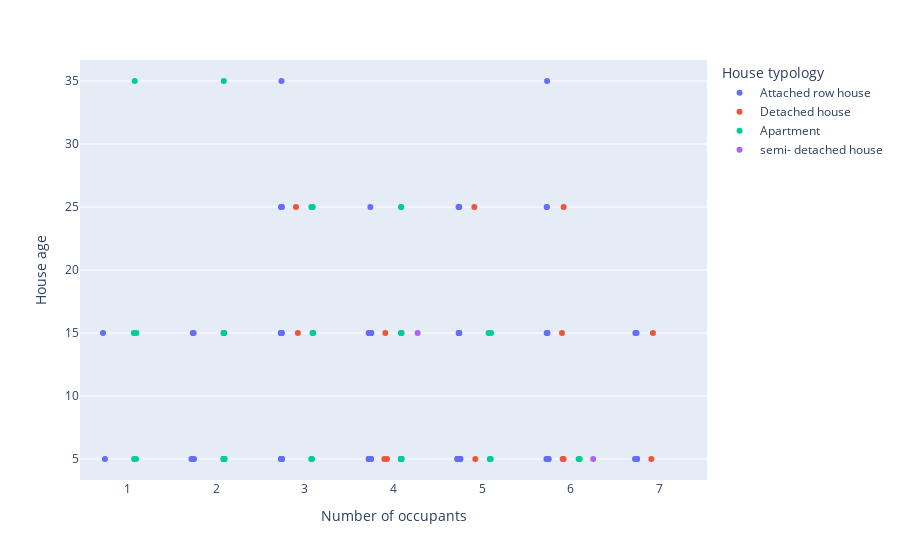

Notebook source saved alongside this figure:
### Markdown cell above
**Nhận xét:**
- Đa số những người tham gia khảo sát ở vùng khí hậu miền Bắc, với tổng cộng 127/153 khảo sát. 2 khu vực còn lại không có quá 10 khảo sát ở mỗi loại nhà.
- Đa số những người thực hiện khảo sát ở khu vực khí hậu miền Bắc và miền Trung ở trong nhà mặt đất liền kề.
- Căn hộ chung cư là loại nhà ở phổ biến thứ 2 ở miền Bắc nhưng lại ít phổ biến nhất ở miền Trung.
- Kiểu nhà ở song lập chỉ xuất hiện tại vùng khí hậu miền Nam trong khảo sát này.
- Nhà ở liền kề không phổ biến bằng nhà chung cư đối với những người khảo sáy trong vùng khí hậu phía Nam.

## Phân bố độ tuổi của ngôi nhà và số người trong nhà

### Code cell
fig = px.strip(data_df, 'Number of occupants', 'House age', 'House typology')
fig.show()

### Figure 1 — Plotly figure (JSON) as saved in the notebook; plotly's stock layout.template omitted (floating-point values rounded to 4 significant figures)
{"data": [{"alignmentgroup": "True", "boxpoints": "all", "fillcolor": "rgba(255,255,255,0)", "hoveron": "points", "hovertemplate": "House typology=Attached row house<br>Number of occupants=%{x}<br>House age=%{y}<extra></extra>", "legendgroup": "Attached row house", "line": {"color": "rgba(255,255,255,0)"}, "marker": {"color": "#636efa"}, "name": "Attached row house", "offsetgroup": "Attached row house", "orientation": "v", "pointpos": 0, "showlegend": true, "type": "box", "visible": true, "x": [4, 4, 1, 7, 7, 6, 4, 5, 5, 2, 4, 4, 1, 4, 4, 6, 3, 3, 3, 7, 5, 5, 4, 6, 6, 5, 2, 5, 5, 4, 4, 5, 3, 3, 4, 4, 3, 5, 7, 3, 5, 5, 4, 5, 6, 4, 3, 3, 6, 3, 2, 5, 5, 5, 1, 3, 4, 6, 5, 6, 3, 2, 4, 3, 7, 5, 5, 4, 7, 3, 4, 3, 5, 6, 7, 5, 4, 6, 4, 5, 4, 4, 4, 4, 5, 4, 2, 5, 3, 5, 3, 4, 4, 3, 2], "x0": " ", "xaxis": "x", "y": [5, 5, 5, 5, 15, 15, 15, 5, 5, null, 15, 5, null, 5, 5, 5, 15, 5, 25, 5, 5, 15, 15, 5, 35, 5, 15, 5, 5, 15, 15, 5, 25, 15, 15, 15, 5, 5, 15, 15, 5, 5, 15, 25, 5, 15, 35, 15, 25, 25, 5, 15, 5, 5, 15, 5, 5, 15, 5, 25, 5, 5, 5, 5, 5, 25, 15, 15, 5, 15, 5, 15, 25, 15, 15, 15, 5, 5, 5, 5, 5, 5, 15, 15, 5, 15, 15, 15, 25, 5, 25, 25, 15, 5, 5], "y0": " ", "yaxis": "y"}, {"alignmentgroup": "True", "boxpoints": "all", "fillcolor": "rgba(255,255,255,0)", "hoveron": "points", "hovertemplate": "House typology=Detached house<br>Number of occupants=%{x}<br>House age=%{y}<extra></extra>", "legendgroup": "Detached house", "line": {"color": "rgba(255,255,255,0)"}, "marker": {"color": "#EF553B"}, "name": "Detached house", "offsetgroup": "Detached house", "orientation": "v", "pointpos": 0, "showlegend": true, "type": "box", "visible": true, "x": [6, 4, 7, 6, 4, 7, 4, 5, 3, 6, 3, 5, 6], "x0": " ", "xaxis": "x", "y": [5, 15, 5, 5, 5, 15, 5, 5, 15, 25, 25, 25, 15], "y0": " ", "yaxis": "y"}, {"alignmentgroup": "True", "boxpoints": "all", "fillcolor": "rgba(255,255,255,0)", "hoveron": "points", "hovertemplate": "House typology=Apartment<br>Number of occupants=%{x}<br>House age=%{y}<extra></extra>", "legendgroup": "Apartment", "line": {"color": "rgba(255,255,255,0)"}, "marker": {"color": "#00cc96"}, "name": "Apartment", "offsetgroup": "Apartment", "orientation": "v", "pointpos": 0, "showlegend": true, "type": "box", "visible": true, "x": [2, 4, 3, 5, 3, 5, 6, 4, 2, 4, 2, 1, 1, 2, 4, 4, 4, 4, 2, 4, 2, 1, 4, 2, 5, 5, 4, 1, 3, 6, 3, 3, 2, 1, 3, 4, 3, 3, 2, 2, 4, 2, 2], "x0": " ", "xaxis": "x", "y": [5, 25, 25, 5, 5, 5, 5, 5, 15, 5, 5, 5, 15, 15, 15, 5, 15, 5, 15, 5, 5, 35, 5, 5, 15, 15, 5, 15, 15, 5, 5, 25, 35, 5, 15, 25, 25, null, 15, 5, 15, 5, 5], "y0": " ", "yaxis": "y"}, {"alignmentgroup": "True", "boxpoints": "all", "fillcolor": "rgba(255,255,255,0)", "hoveron": "points", "hovertemplate": "House typology=semi- detached house<br>Number of occupants=%{x}<br>House age=%{y}<extra></extra>", "legendgroup": "semi- detached house", "line": {"color": "rgba(255,255,255,0)"}, "marker": {"color": "#ab63fa"}, "name": "semi- detached house", "offsetgroup": "semi- detached house", "orientation": "v", "pointpos": 0, "showlegend": true, "type": "box", "visible": true, "x": [6, 4], "x0": " ", "xaxis": "x", "y": [5, 15], "y0": " ", "yaxis": "y"}], "layout": {"autosize": true, "boxmode": "group", "legend": {"title": {"text": "House typology"}, "tracegroupgap": 0}, "margin": {"t": 60}, "xaxis": {"anchor": "y", "autorange": true, "domain": [0, 1], "range": [0.4736, 7.526], "showspikes": false, "title": {"text": "Number of occupants"}, "type": "linear"}, "yaxis": {"anchor": "x", "autorange": true, "domain": [0, 1], "range": [3.333, 36.67], "showspikes": false, "title": {"text": "House age"}, "type": "linear"}}}
